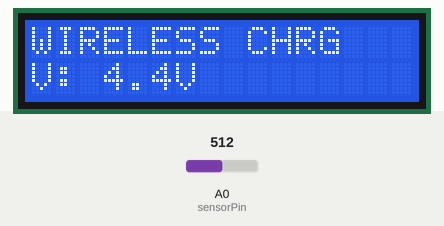
Recording of a sketch running on a simulated Arduino Uno, built with avr-gcc and run on an emulated ATmega328P. Parts: 16×2 character LCD. The inputs (shaded band) are chosen by the test bench; at power-on: A0 (sensorPin) = 512. What the sketch prints to the serial monitor is not drawn.

Above: at 2.62 s.
2.9 s: A0 (sensorPin) set to 122
At 3.18 s:
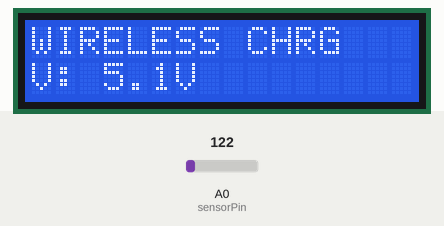
4.5 s: A0 (sensorPin) set to 511
At 5.5 s:
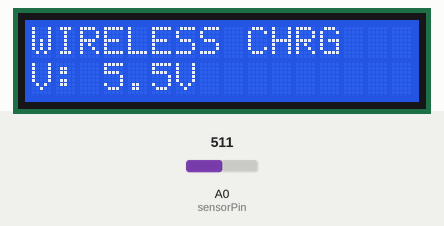
6.5 s: A0 (sensorPin) set to 0
At 13.7 s:
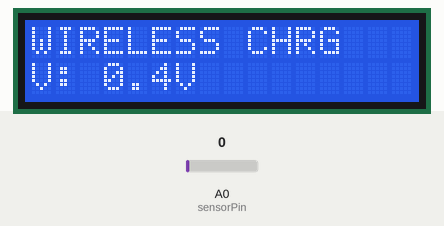
Timing chart, 0 to 14.1 s (numbered marks = the images above; inputs shaded):
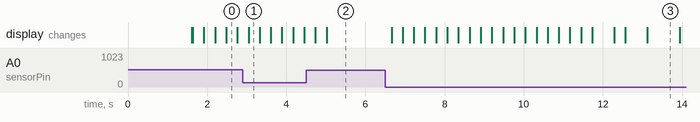

Measured:
- after the input at 2.9 s, the display: changes after 0.15 s (image 1)
- after the input at 6.5 s, the display: first changes after 0.16 s (image 3 shows a later state)
- what the display in image 3 shows lasts 0.8 s, from 13.1 s to 13.9 s

The sketch:

FINAL_CODE.ino
```cpp
#include <Wire.h>
#include <LiquidCrystal_I2C.h>

LiquidCrystal_I2C lcd(0x27,16,2);

const int sensorPin = A0;

// Calibrated constant
float K = 0.0252;

float filteredV = 0;
float lastV = -1;

void setup() {

  Serial.begin(115200);

  lcd.init();
  lcd.backlight();

  lcd.setCursor(0,0);
  lcd.print("WIRELESS CHRG");

  lcd.setCursor(0,1);
  lcd.print("INITIALIZING");

  delay(1500);

  lcd.clear();

  lcd.setCursor(0,0);
  lcd.print("WIRELESS CHRG");
}

void loop() {

  long total = 0;

  // Multi-sampling for stable readings
  for(int i=0; i<10; i++) {

    total += analogRead(sensorPin);
    delay(2);
  }

  float adc = total / 10.0;

  // Voltage calculation
  float voltage = adc * K;

  // Smooth filtering
  filteredV = (0.9 * filteredV) + (0.1 * voltage);

  // Remove tiny noise
  if(filteredV < 0.05)
    filteredV = 0;

  // Limit maximum display
  if(filteredV > 5.5)
    filteredV = 5.5;

  // One digit after decimal
  float displayV = round(filteredV * 10.0) / 10.0;

  // Serial Monitor
  Serial.print("Voltage: ");
  Serial.println(displayV,1);

  // Update LCD only if value changes
  if(displayV != lastV) {

    lcd.setCursor(0,1);

    lcd.print("V: ");
    lcd.print(displayV,1);
    lcd.print("V   ");

    lastV = displayV;
  }

  delay(250);
}
```
